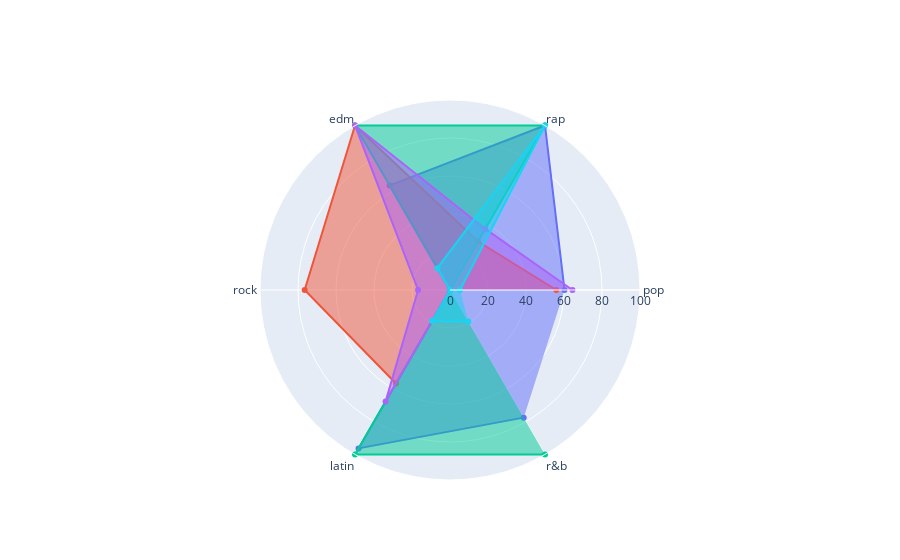

Here is the notebook cell this chart was saved with:
### Code cell
import plotly.graph_objects as go

categories = genres

fig = go.Figure()

fig.add_trace(go.Scatterpolar(
      r=normalized_df[0].to_list(),
      theta=categories,
      fill='toself',
      name=genres[0]
))
fig.add_trace(go.Scatterpolar(
      r=normalized_df[1].to_list(),
      theta=categories,
      fill='toself',
      name=genres[1]
))

fig.add_trace(go.Scatterpolar(
      r=normalized_df[2].to_list(),
      theta=categories,
      fill='toself',
      name=genres[2]
))
fig.add_trace(go.Scatterpolar(
      r=normalized_df[3].to_list(),
      theta=categories,
      fill='toself',
      name=genres[3]
))
fig.add_trace(go.Scatterpolar(
      r=normalized_df[4].to_list(),
      theta=categories,
      fill='toself',
      name=genres[4]
))
fig.add_trace(go.Scatterpolar(
      r=normalized_df[5].to_list(),
      theta=categories,
      fill='toself',
      name=genres[5]
))

fig.update_layout(
  polar=dict(
    radialaxis=dict(
      visible=True,
      range=[0, 100]
    )),
  showlegend=False
)

fig.show()

### Figure 1 — Plotly figure (JSON) as saved in the notebook; plotly's stock layout.template omitted (floating-point values rounded to 4 significant figures)
{"data": [{"fill": "toself", "name": "pop", "r": [60.28, 100, 63.55, 0, 96.26, 77.57], "theta": ["pop", "rap", "edm", "rock", "latin", "r&b"], "type": "scatterpolar"}, {"fill": "toself", "name": "rap", "r": [55.98, 29.49, 100, 76.5, 56.84, 0], "theta": ["pop", "rap", "edm", "rock", "latin", "r&b"], "type": "scatterpolar"}, {"fill": "toself", "name": "edm", "r": [0, 100, 100, 0, 100, 100], "theta": ["pop", "rap", "edm", "rock", "latin", "r&b"], "type": "scatterpolar"}, {"fill": "toself", "name": "rock", "r": [64.46, 37.11, 100, 16.8, 67.83, 0], "theta": ["pop", "rap", "edm", "rock", "latin", "r&b"], "type": "scatterpolar"}, {"fill": "toself", "name": "latin", "r": [null, null, null, null, null, null], "theta": ["pop", "rap", "edm", "rock", "latin", "r&b"], "type": "scatterpolar"}, {"fill": "toself", "name": "r&b", "r": [5.236, 100, 13.27, 0, 18.81, 19.17], "theta": ["pop", "rap", "edm", "rock", "latin", "r&b"], "type": "scatterpolar"}], "layout": {"polar": {"radialaxis": {"range": [0, 100], "visible": true}}, "showlegend": false}}
